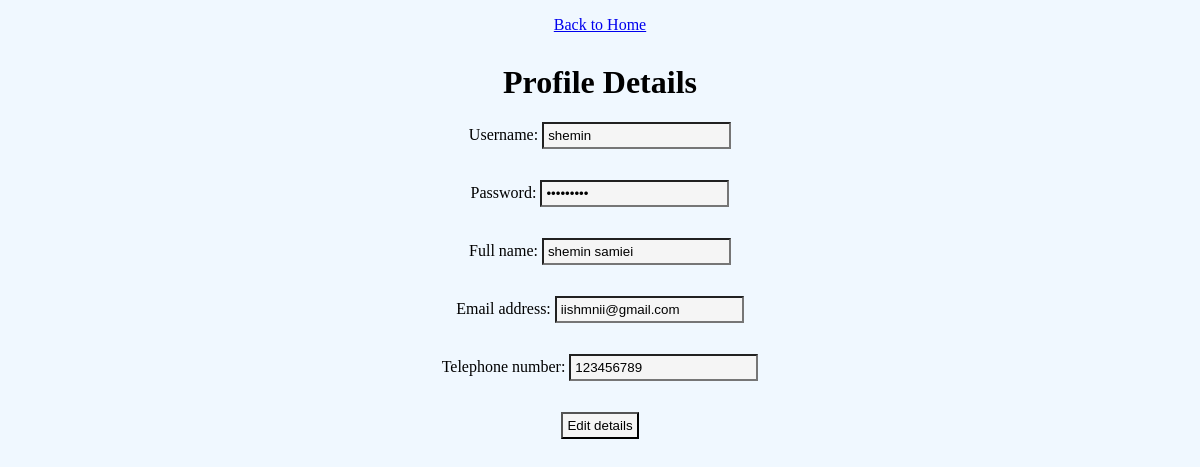
Page /editprofile (signed in) on the earlier database version.
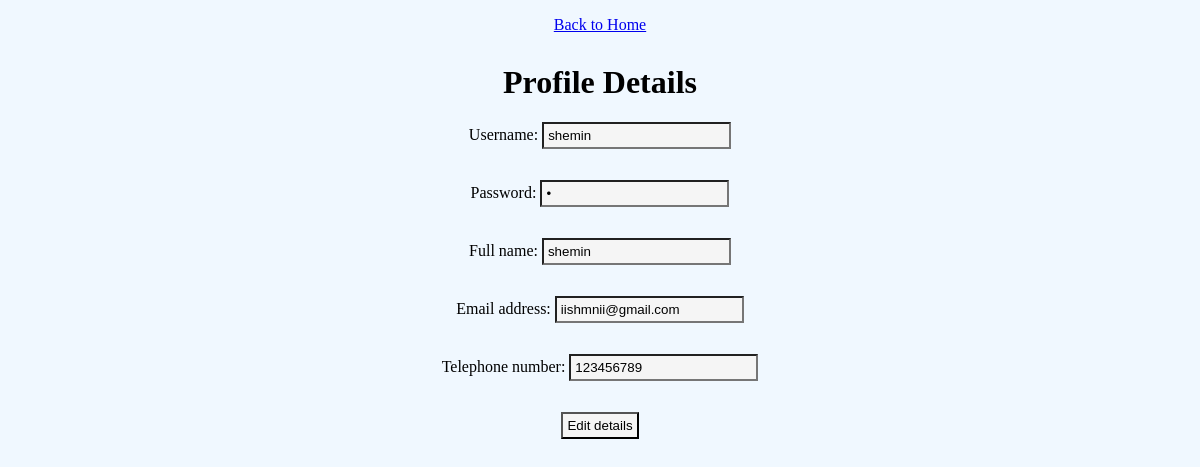
Same page on the later database version.
### tables this page shows
CREATE TABLE User(username TEXT PRIMARY KEY,password TEXT,fullname TEXT,email TEXT,telno TEXT);

### main.py (the view, shortened to what this page needs)
@app.route("/editprofile", methods=['GET', 'POST'])
def loadprofile():
    success_msg = None #make sure the message is empty at first
    success_msg = request.args.get('success_msg')
    conn = sqlite3.connect("adv.db")
    c = conn.cursor()
    c.execute("SELECT * FROM User WHERE username = ?", (session["username"],))
    profile = c.fetchall()
    c.execute("SELECT username FROM User")
    unames = c.fetchall()
    unames = [name[0] for name in unames if name[0] != session["username"]]
    conn.close()
    return render_template('profile.html',  details=profile[0], unames=unames,success_msg=success_msg)

### templates/profile.html (shortened to what this page needs)
<!DOCTYPE html>
<html lang="en">
<head>
    <link rel = 'stylesheet' type="text/css" href="../static/style.css">
</head>
<body>
        <p><a href="/dologin">Back to Home</a></p>
      <h1>Profile Details</h1>
      <form action="/editprofile" method="POST" onsubmit="return validate({{ unames }});">
          <p>Username: <input type="text" id="uname" name="username" value="{{ details[0] }}" required="required"/></p>
          <p>Password: <input type="password" id="pass" name="pwd" value="{{ details[1] }}" required="required"/></p>
          <p>Full name: <input type="text" name="Full name" value="{{ details[2] }}" required="required"/></p>
          <p>Email address: <input type="email" name="Email address" value="{{ details[3] }}" required="required"/></p>
          <p>Telephone number: <input type="tel" name="Telephone number" value="{{ details[4] }}" required="required"/></p>
          <p><input type="submit" value="Edit details"></p>
      </form>
</body>
</html>

Differences in the rows shown:
changed User "shemin": fullname "shemin samiei" → "shemin"
